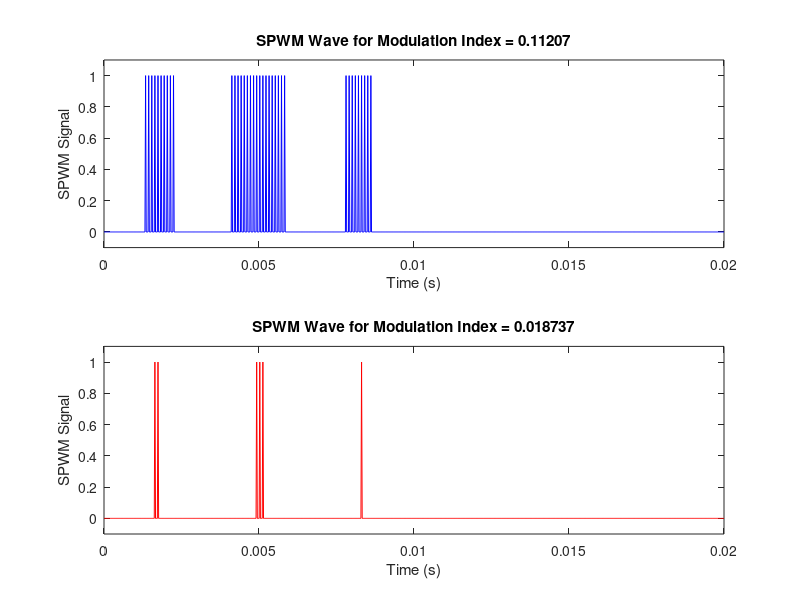

Source code (MATLAB):

% Define parameters
num_samples = 5000; % Number of data points
seq_length = 1000; % Increased resolution for high-frequency switching
switching_freq = 60e3; % 60 kHz switching frequency
fundamental_freq = 50; % Assuming 50 Hz fundamental frequency

modulation_indices = rand(num_samples, 1) * 1.2; % Random values from 0 to 1.2
spwm_data = zeros(num_samples, seq_length);

% Time vector adjusted for high switching frequency
t = linspace(0, 1/fundamental_freq, seq_length); 

for i = 1:num_samples
    M = modulation_indices(i);
    sin_wave = M * sin(2 * pi * fundamental_freq * t); % Reference sine wave
    carrier_wave = 2 * abs(mod(switching_freq * t, 1) - 0.5); % Custom 60 kHz triangular wave
    spwm_wave = double(sin_wave > carrier_wave); % Generate SPWM (0s and 1s)
    spwm_data(i, :) = spwm_wave;
end

% Save dataset to CSV (update path if needed)
csvwrite('C:\Users\kasaa\spwm_dataset_60kHz.csv', [modulation_indices, spwm_data]);

disp('SPWM dataset saved to Desktop as spwm_dataset_60kHz.csv');

% ---- 🔹 Plot Two Random SPWM Waves ----
figure;
rand_indices = randperm(num_samples, 2); % Select two random indices
subplot(2,1,1);
plot(t, spwm_data(rand_indices(1), :), 'b'); % First SPWM wave
title(['SPWM Wave for Modulation Index = ', num2str(modulation_indices(rand_indices(1)))]);
xlabel('Time (s)');
ylabel('SPWM Signal');
ylim([-0.1, 1.1]);

subplot(2,1,2);
plot(t, spwm_data(rand_indices(2), :), 'r'); % Second SPWM wave
title(['SPWM Wave for Modulation Index = ', num2str(modulation_indices(rand_indices(2)))]);
xlabel('Time (s)');
ylabel('SPWM Signal');
ylim([-0.1, 1.1]);

disp('Two random SPWM waves plotted.');